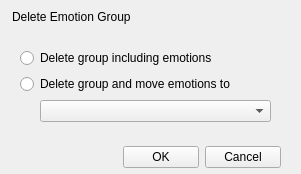
<?xml version="1.0" encoding="UTF-8"?>
<ui version="4.0">
 <class>DelFavoriteGroupDialog</class>
 <widget class="QWidget" name="DelFavoriteGroupDialog">
  <property name="geometry">
   <rect>
    <x>0</x>
    <y>0</y>
    <width>301</width>
    <height>174</height>
   </rect>
  </property>
  <property name="windowTitle">
   <string>DelFavoriteGroupDialog</string>
  </property>
  <layout class="QVBoxLayout" name="verticalLayoutMain">
   <property name="spacing">
    <number>0</number>
   </property>
   <property name="leftMargin">
    <number>0</number>
   </property>
   <property name="topMargin">
    <number>0</number>
   </property>
   <property name="rightMargin">
    <number>0</number>
   </property>
   <property name="bottomMargin">
    <number>0</number>
   </property>
   <item>
    <widget class="QWidget" name="titlebar" native="true">
     <property name="sizePolicy">
      <sizepolicy hsizetype="Expanding" vsizetype="Expanding">
       <horstretch>0</horstretch>
       <verstretch>0</verstretch>
      </sizepolicy>
     </property>
     <property name="minimumSize">
      <size>
       <width>0</width>
       <height>33</height>
      </size>
     </property>
     <property name="maximumSize">
      <size>
       <width>16777215</width>
       <height>33</height>
      </size>
     </property>
     <layout class="QHBoxLayout" name="horizontalLayout_11" stretch="0,1,0">
      <property name="spacing">
       <number>0</number>
      </property>
      <property name="leftMargin">
       <number>0</number>
      </property>
      <property name="topMargin">
       <number>0</number>
      </property>
      <property name="rightMargin">
       <number>0</number>
      </property>
      <property name="bottomMargin">
       <number>0</number>
      </property>
      <item>
       <widget class="QWidget" name="titlewidget" native="true">
        <property name="sizePolicy">
         <sizepolicy hsizetype="Expanding" vsizetype="Expanding">
          <horstretch>0</horstretch>
          <verstretch>0</verstretch>
         </sizepolicy>
        </property>
        <layout class="QHBoxLayout" name="horizontalLayout_10">
         <property name="spacing">
          <number>0</number>
         </property>
         <property name="leftMargin">
          <number>12</number>
         </property>
         <property name="topMargin">
          <number>0</number>
         </property>
         <property name="rightMargin">
          <number>0</number>
         </property>
         <property name="bottomMargin">
          <number>0</number>
         </property>
         <item>
          <widget class="QLabel" name="title">
           <property name="sizePolicy">
            <sizepolicy hsizetype="Expanding" vsizetype="Expanding">
             <horstretch>0</horstretch>
             <verstretch>0</verstretch>
            </sizepolicy>
           </property>
           <property name="text">
            <string>Delete Emotion Group</string>
           </property>
          </widget>
         </item>
        </layout>
       </widget>
      </item>
      <item>
       <spacer name="horizontalSpacer">
        <property name="orientation">
         <enum>Qt::Horizontal</enum>
        </property>
        <property name="sizeHint" stdset="0">
         <size>
          <width>233</width>
          <height>2</height>
         </size>
        </property>
       </spacer>
      </item>
      <item>
       <layout class="QVBoxLayout" name="verticalLayout_6">
        <property name="spacing">
         <number>0</number>
        </property>
        <property name="leftMargin">
         <number>0</number>
        </property>
        <property name="topMargin">
         <number>0</number>
        </property>
        <property name="rightMargin">
         <number>0</number>
        </property>
        <property name="bottomMargin">
         <number>0</number>
        </property>
        <item>
         <layout class="QHBoxLayout" name="horizontalLayout_6">
          <property name="spacing">
           <number>0</number>
          </property>
          <property name="leftMargin">
           <number>0</number>
          </property>
          <property name="topMargin">
           <number>0</number>
          </property>
          <property name="rightMargin">
           <number>0</number>
          </property>
          <property name="bottomMargin">
           <number>0</number>
          </property>
          <item>
           <widget class="QPushButton" name="btnClose">
            <property name="sizePolicy">
             <sizepolicy hsizetype="Expanding" vsizetype="Expanding">
              <horstretch>0</horstretch>
              <verstretch>0</verstretch>
             </sizepolicy>
            </property>
            <property name="focusPolicy">
             <enum>Qt::NoFocus</enum>
            </property>
            <property name="text">
             <string/>
            </property>
            <property name="flat">
             <bool>true</bool>
            </property>
           </widget>
          </item>
         </layout>
        </item>
        <item>
         <spacer name="verticalSpacer_4">
          <property name="orientation">
           <enum>Qt::Vertical</enum>
          </property>
          <property name="sizeType">
           <enum>QSizePolicy::Expanding</enum>
          </property>
          <property name="sizeHint" stdset="0">
           <size>
            <width>0</width>
            <height>1</height>
           </size>
          </property>
         </spacer>
        </item>
       </layout>
      </item>
     </layout>
    </widget>
   </item>
   <item>
    <widget class="QWidget" name="centralPanel" native="true">
     <layout class="QVBoxLayout" name="verticalLayout">
      <property name="leftMargin">
       <number>20</number>
      </property>
      <property name="topMargin">
       <number>15</number>
      </property>
      <property name="rightMargin">
       <number>30</number>
      </property>
      <property name="bottomMargin">
       <number>0</number>
      </property>
      <item>
       <widget class="QRadioButton" name="radioButtonDeleteAll">
        <property name="text">
         <string>Delete group including emotions</string>
        </property>
       </widget>
      </item>
      <item>
       <widget class="QRadioButton" name="radioButtonDeleteMove">
        <property name="text">
         <string>Delete group and move emotions to</string>
        </property>
       </widget>
      </item>
      <item>
       <layout class="QHBoxLayout" name="horizontalLayout" stretch="0,1">
        <item>
         <spacer name="horizontalSpacer_3">
          <property name="orientation">
           <enum>Qt::Horizontal</enum>
          </property>
          <property name="sizeType">
           <enum>QSizePolicy::Fixed</enum>
          </property>
          <property name="sizeHint" stdset="0">
           <size>
            <width>20</width>
            <height>20</height>
           </size>
          </property>
         </spacer>
        </item>
        <item>
         <widget class="CommonComboBox" name="comboBoxGroup"/>
        </item>
       </layout>
      </item>
     </layout>
    </widget>
   </item>
   <item>
    <spacer name="verticalSpacer">
     <property name="orientation">
      <enum>Qt::Vertical</enum>
     </property>
     <property name="sizeHint" stdset="0">
      <size>
       <width>20</width>
       <height>40</height>
      </size>
     </property>
    </spacer>
   </item>
   <item>
    <widget class="QWidget" name="bottomLine" native="true">
     <property name="minimumSize">
      <size>
       <width>0</width>
       <height>33</height>
      </size>
     </property>
     <property name="maximumSize">
      <size>
       <width>16777215</width>
       <height>33</height>
      </size>
     </property>
     <layout class="QHBoxLayout" name="horizontalLayout_2">
      <property name="leftMargin">
       <number>0</number>
      </property>
      <property name="topMargin">
       <number>0</number>
      </property>
      <property name="rightMargin">
       <number>20</number>
      </property>
      <property name="bottomMargin">
       <number>0</number>
      </property>
      <item>
       <spacer name="horizontalSpacer_2">
        <property name="orientation">
         <enum>Qt::Horizontal</enum>
        </property>
        <property name="sizeHint" stdset="0">
         <size>
          <width>40</width>
          <height>20</height>
         </size>
        </property>
       </spacer>
      </item>
      <item>
       <widget class="QPushButton" name="btnOK">
        <property name="minimumSize">
         <size>
          <width>76</width>
          <height>22</height>
         </size>
        </property>
        <property name="maximumSize">
         <size>
          <width>76</width>
          <height>22</height>
         </size>
        </property>
        <property name="text">
         <string>OK</string>
        </property>
       </widget>
      </item>
      <item>
       <widget class="QPushButton" name="btnCancel">
        <property name="minimumSize">
         <size>
          <width>76</width>
          <height>22</height>
         </size>
        </property>
        <property name="maximumSize">
         <size>
          <width>76</width>
          <height>22</height>
         </size>
        </property>
        <property name="text">
         <string>Cancel</string>
        </property>
       </widget>
      </item>
     </layout>
    </widget>
   </item>
  </layout>
 </widget>
 <layoutdefault spacing="6" margin="11"/>
 <customwidgets>
  <customwidget>
   <class>CommonComboBox</class>
   <extends>QComboBox</extends>
   <header location="global">commoncombobox.h</header>
  </customwidget>
 </customwidgets>
 <resources/>
 <connections/>
</ui>
